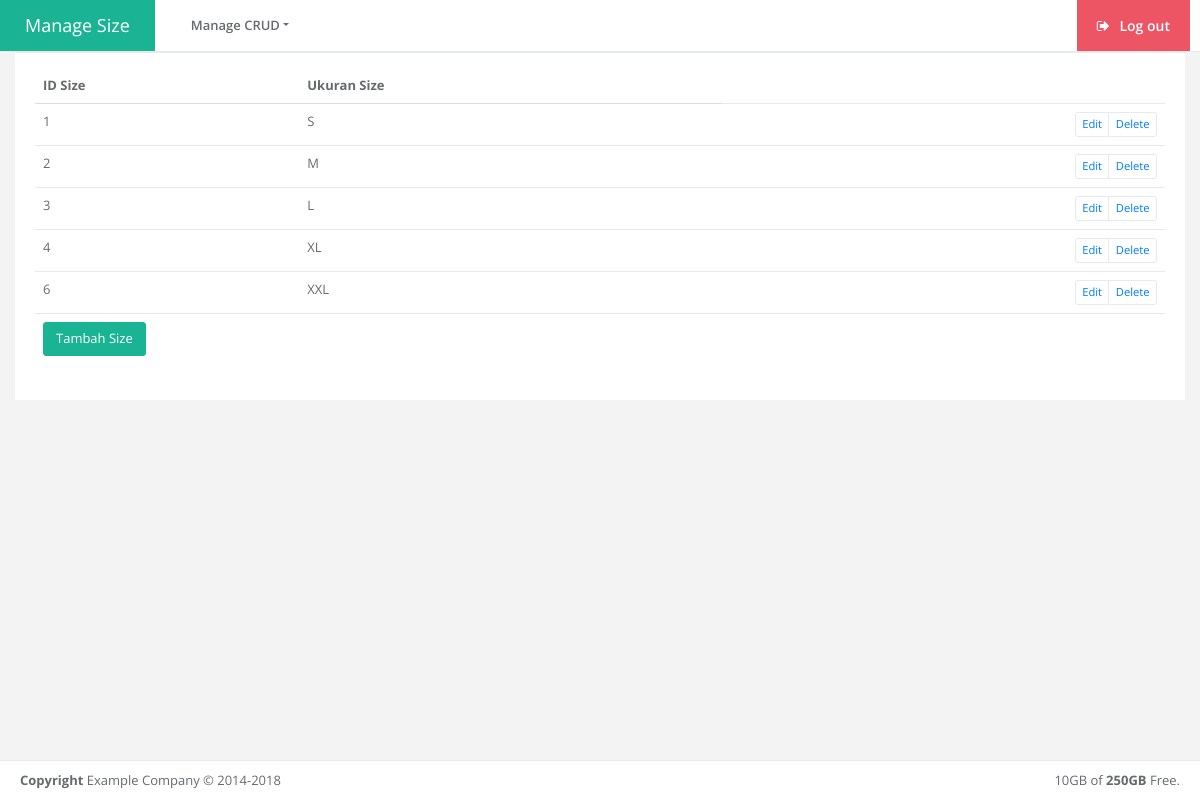
The app's page /views/input_size_view.php with its own data.
### tables this page shows
CREATE TABLE IF NOT EXISTS `size` (
  `id_size` int(11) NOT NULL AUTO_INCREMENT,
  `ukuran` varchar(250) NOT NULL DEFAULT '',
  PRIMARY KEY (`id_size`)
);

### views/input_size_view.php (the view, shortened to what this page needs)
<!DOCTYPE html>
<html>
<head>
    <link href="../css/bootstrap.min.css" rel="stylesheet">
    <link href="../font-awesome/css/font-awesome.css" rel="stylesheet">
    <link href="../css/animate.css" rel="stylesheet">
    <link href="../css/style.css" rel="stylesheet">
</head>
<body class="top-navigation">
    <div id="wrapper">
        <div id="page-wrapper" class="gray-bg">
            <div class="row border-bottom white-bg">
                <nav class="navbar navbar-expand-lg navbar-static-top" role="navigation">
                    <a href="#" class="navbar-brand">Manage Size</a>
                    <div class="navbar-collapse collapse" id="navbar">
                        <ul class="nav navbar-nav mr-auto">
                            <li class="dropdown">
                                <a aria-expanded="false" role="button" href="#" class="dropdown-toggle" data-toggle="dropdown"> Manage CRUD</a>
                            </li>
                        </ul>
                        <ul class="nav navbar-top-links navbar-right">
                            <li>
                                <a href="../action/login_controller.php?op=out" class="bg-danger text-white">
                                    <i class="fa fa-sign-out"></i> Log out
                                </a>
                            </li>
                        </ul>
                    </div>
                </nav>
            </div>
            <div class="row">
                <div class="col-lg-12">
                    <div class="ibox">
                        <div class="ibox-content">
                            <table class="footable table table-stripped toggle-arrow-tiny" data-page-size="15">
                                <thead>
                                    <tr>
                                        <th data-toggle="true">ID Size</th>
                                        <th data-hide="phone">Ukuran Size</th>
                                    </tr>
                                </thead>
                                <tbody>
                                    <?php
                                    include '../config/koneksi.php';
                                    $query = "select * from size";
                                    $output = $koneksi->query($query);
                                    while ($data = $output->fetch_array()) {
                                    ?>
                                        <tr>
                                            <td>
                                                <?php echo $data['id_size'] ?>
                                            </td>
                                            <td>
                                                <?php echo $data['ukuran'] ?>
                                            </td>
                                            <td class="text-right">
                                                <div class="btn-group">
                                                    <button class="btn-white btn btn-xs"><a href="edit_size_view.php?id=<?php echo $data['id_size'] ?>">Edit</a></button>
                                                    <button class="btn-white btn btn-xs"><a href="../action/action_hapus_size.php?id=<?php echo $data['id_size'] ?>">Delete</a></button>
                                                </div>
                                            </td>
                                        </tr>
                                    <?php } ?>
                                </tbody>
                                <tfoot>
                                    <tr>
                                        <td colspan="6">
                                            <button type="button" class="btn btn-primary" data-toggle="modal" data-target="#exampleModal">
                                                Tambah Size
                                            </button>
                                        </td>
                                    </tr>
                                </tfoot>
                            </table>
                        </div>
                    </div>
                </div>
            </div>
            <div class="footer">
                <div class="float-right">
                    10GB of <strong>250GB</strong> Free.
                </div>
                <div>
                    <strong>Copyright</strong> Example Company &copy; 2014-2018
                </div>
            </div>
        </div>
    </div>
</body>
</html>

### records on screen
size: id_size "1", ukuran "S"
size: id_size "2", ukuran "M"
size: id_size "3", ukuran "L"
size: id_size "4", ukuran "XL"
size: id_size "6", ukuran "XXL"
